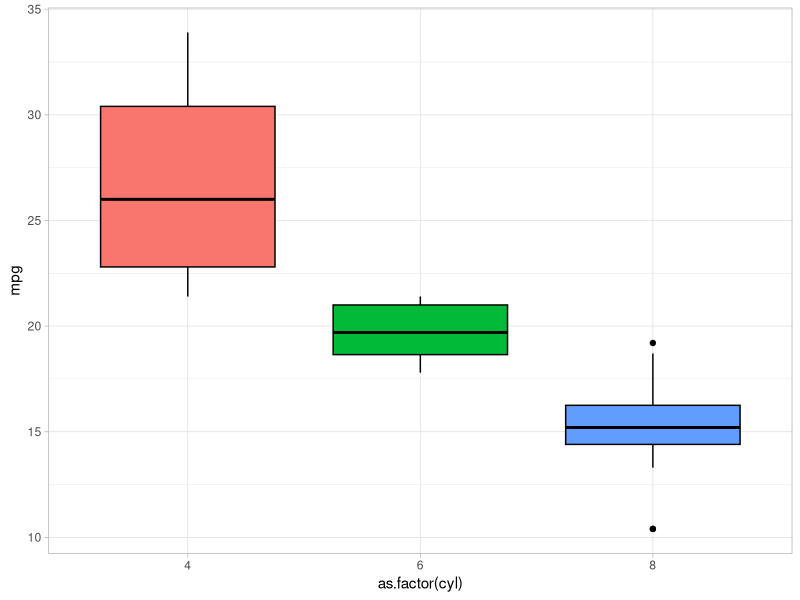
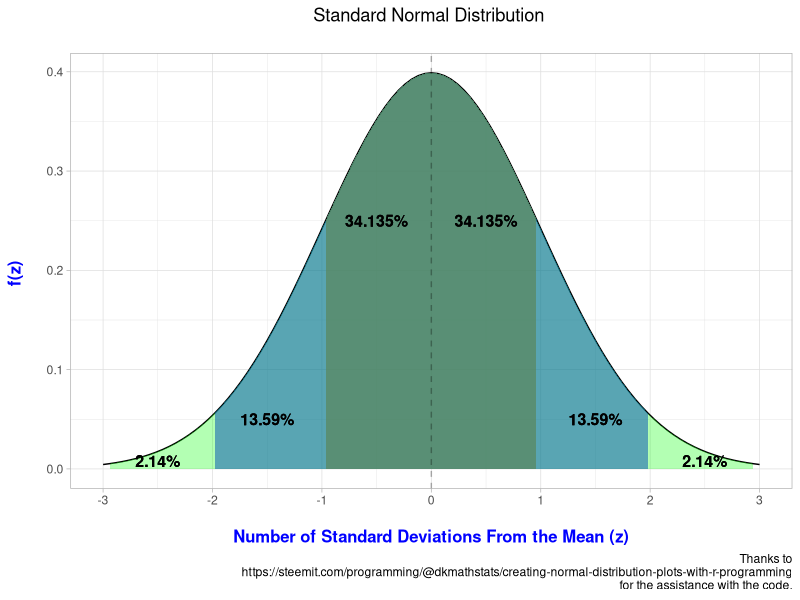

These figures' R source, in order:
## ---- chunk 1
library(tidyverse)
options(scipen = 9999)


theme_set(theme_light())
options(scipen = 999)

xvalues <- tibble(x = c(-3, 3))

dnorm_one_sd <- function(x){
  norm_one_sd <- dnorm(x)
  # Have NA values outside interval x in [-1, 1]:
  norm_one_sd[x <= -1 | x >= 1] <- NA
  return(norm_one_sd)
}


dnorm_two_sd <- function(x){
  norm_two_sd <- dnorm(x)
  # Have NA values outside interval x in [-1, 1]:
  norm_two_sd[x <= -2 | x >= 2] <- NA
  return(norm_two_sd)
}

dnorm_three_sd <- function(x){
  norm_three_sd <- dnorm(x)
  # Have NA values outside interval x in [-1, 1]:
  norm_three_sd[x <= -3 | x >= 3] <- NA
  return(norm_three_sd)
}

area_one_sd <- round(pnorm(1) - pnorm(-1), 4)
area_one_sd

area_two_sd <- round(pnorm(2) - pnorm(-2), 4)
area_two_sd

area_three_sd <- round(pnorm(3) - pnorm(-3), 4)
area_three_sd
## ---- chunk 2
mtcars %>% 
  ggplot(aes(as.factor(cyl), mpg)) + 
  geom_boxplot(color = 'black', aes(fill = as.factor(cyl))) +
  theme_light() +
  theme(legend.position = 'none')
## ---- chunk 3
# standard error calculation
1.2/sqrt(100)
# se is .12

(2.4 - 3.7)/.12
# z-score is -10.83
## ---- chunk 4
# standard error calculation
1.2/sqrt(100)
# se is .12

(4.1 - 3.7)/.12
# z-score is 3.33
## ---- chunk 5
ggplot(xvalues, aes(x = x)) + stat_function(fun = dnorm) + 
  stat_function(fun = dnorm_one_sd, geom = "area", fill = "orange", alpha = 0.7) +
  stat_function(fun = dnorm_two_sd, geom = "area", fill = "blue", alpha = 0.5) +
  stat_function(fun = dnorm_three_sd, geom = "area", fill = "green", alpha = 0.3) +
  geom_text(x = .5, y = 0.25, size = 4, fontface = "bold",
            label = paste0((area_one_sd * 100)/2, "%")) +
    geom_text(x = -.5, y = 0.25, size = 4, fontface = "bold",
            label = paste0((area_one_sd * 100)/2, "%")) +
  geom_text(x = 1.5, y = 0.05, size = 4, fontface = "bold",
            label = paste0(round((pnorm(2) - pnorm(1))*100, 2), "%")) +
  geom_text(x = -1.5, y = 0.05, size = 4, fontface = "bold",
            label = paste0(round((pnorm(-1) - pnorm(-2))*100, 2), "%")) +
  geom_text(x = 2.5, y = 0.008, size = 4, fontface = "bold",
            label = paste0(round((pnorm(3) - pnorm(2))*100, 2), "%")) +
  geom_text(x = -2.5, y = 0.008, size = 4, fontface = "bold",
            label = paste0(round((pnorm(-2) - pnorm(-3))*100, 2), "%")) +
  scale_x_continuous(breaks = c(-3:3)) + 
  labs(x = "\nNumber of Standard Deviations From the Mean (z)", y = "f(z) \n", title = "Standard Normal Distribution \n",
       caption = "Thanks to\nhttps://steemit.com/programming/@dkmathstats/creating-normal-distribution-plots-with-r-programming\nfor the assistance with the code.") +
  geom_vline(xintercept = 0, color = "black", linetype = 2, alpha = .3) + 
  theme(plot.title = element_text(hjust = 0.5), 
        axis.title.x = element_text(face="bold", colour="blue", size = 12),
        axis.title.y = element_text(face="bold", colour="blue", size = 12))
## ---- chunk 6
set.seed(092221)

numbers = rnorm(10, mean = 5, sd = 1.2)

numbers
## ---- chunk 7
# population mean is 10

(4.770670 + 5.271329 + 6.899812 + 5.598090 + 4.219022 +
   6.828034 + 6.046497 + 2.921249 + 4.993870 + 5.948126)/10
# 5.35 mean

(4.770670-5.35)^2 + (5.271329-5.35)^2 + (6.899812-5.35)^2 + (5.598090-5.35)^2 + (4.219022-5.35)^2 +
  (6.828034-5.35)^2 + (6.046497-5.35)^2 + (2.921249-5.35)^2 + (4.993870-5.35)^2 + (5.948126-5.35)^2
# 13.14 sum of squares

10 - 1
# df is 9

## ---- chunk 8
13.14/9
# 1.46 variance

sqrt(1.46)
# standard deviation is 1.21
## ---- chunk 9
1.21/sqrt(10)
# se is .38

# compute t
(5.35 - 10)/.38

# t value of -12.24
